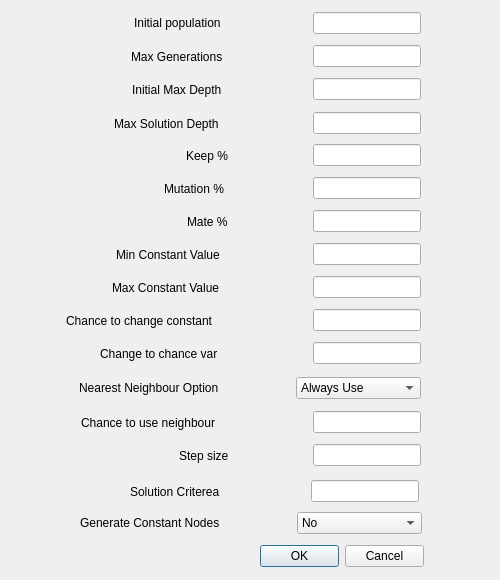
<?xml version="1.0" encoding="UTF-8"?>
<ui version="4.0">
 <class>ConfigDialog</class>
 <widget class="QDialog" name="ConfigDialog">
  <property name="geometry">
   <rect>
    <x>0</x>
    <y>0</y>
    <width>500</width>
    <height>580</height>
   </rect>
  </property>
  <property name="windowTitle">
   <string>Dialog</string>
  </property>
  <widget class="QDialogButtonBox" name="buttonBox">
   <property name="geometry">
    <rect>
     <x>260</x>
     <y>540</y>
     <width>164</width>
     <height>32</height>
    </rect>
   </property>
   <property name="orientation">
    <enum>Qt::Horizontal</enum>
   </property>
   <property name="standardButtons">
    <set>QDialogButtonBox::Cancel|QDialogButtonBox::Ok</set>
   </property>
  </widget>
  <widget class="QWidget" name="layoutWidget">
   <property name="geometry">
    <rect>
     <x>134</x>
     <y>12</y>
     <width>287</width>
     <height>23</height>
    </rect>
   </property>
   <layout class="QGridLayout" name="gridLayout_2">
    <item row="0" column="0">
     <widget class="QLabel" name="label">
      <property name="text">
       <string>Initial population</string>
      </property>
     </widget>
    </item>
    <item row="0" column="1">
     <spacer name="horizontalSpacer">
      <property name="orientation">
       <enum>Qt::Horizontal</enum>
      </property>
      <property name="sizeHint" stdset="0">
       <size>
        <width>40</width>
        <height>20</height>
       </size>
      </property>
     </spacer>
    </item>
    <item row="0" column="2">
     <widget class="QLineEdit" name="initialPopulationLineEdit"/>
    </item>
   </layout>
  </widget>
  <widget class="QWidget" name="layoutWidget">
   <property name="geometry">
    <rect>
     <x>131</x>
     <y>45</y>
     <width>290</width>
     <height>23</height>
    </rect>
   </property>
   <layout class="QHBoxLayout" name="horizontalLayout_2">
    <item>
     <widget class="QLabel" name="label_2">
      <property name="text">
       <string>Max Generations</string>
      </property>
     </widget>
    </item>
    <item>
     <spacer name="horizontalSpacer_2">
      <property name="orientation">
       <enum>Qt::Horizontal</enum>
      </property>
      <property name="sizeHint" stdset="0">
       <size>
        <width>40</width>
        <height>20</height>
       </size>
      </property>
     </spacer>
    </item>
    <item>
     <widget class="QLineEdit" name="maxGenLineEdit"/>
    </item>
   </layout>
  </widget>
  <widget class="QWidget" name="layoutWidget">
   <property name="geometry">
    <rect>
     <x>132</x>
     <y>78</y>
     <width>289</width>
     <height>23</height>
    </rect>
   </property>
   <layout class="QHBoxLayout" name="horizontalLayout_3">
    <item>
     <widget class="QLabel" name="label_3">
      <property name="text">
       <string>Initial Max Depth</string>
      </property>
     </widget>
    </item>
    <item>
     <spacer name="horizontalSpacer_3">
      <property name="orientation">
       <enum>Qt::Horizontal</enum>
      </property>
      <property name="sizeHint" stdset="0">
       <size>
        <width>40</width>
        <height>20</height>
       </size>
      </property>
     </spacer>
    </item>
    <item>
     <widget class="QLineEdit" name="initialDepthLineEdit"/>
    </item>
   </layout>
  </widget>
  <widget class="QWidget" name="layoutWidget">
   <property name="geometry">
    <rect>
     <x>114</x>
     <y>111</y>
     <width>307</width>
     <height>25</height>
    </rect>
   </property>
   <layout class="QHBoxLayout" name="horizontalLayout_5">
    <item>
     <widget class="QLabel" name="label_4">
      <property name="text">
       <string>Max Solution Depth</string>
      </property>
     </widget>
    </item>
    <item>
     <spacer name="horizontalSpacer_4">
      <property name="orientation">
       <enum>Qt::Horizontal</enum>
      </property>
      <property name="sizeHint" stdset="0">
       <size>
        <width>40</width>
        <height>20</height>
       </size>
      </property>
     </spacer>
    </item>
    <item>
     <widget class="QLineEdit" name="maxSolutionDepthLineEdit"/>
    </item>
   </layout>
  </widget>
  <widget class="QWidget" name="layoutWidget">
   <property name="geometry">
    <rect>
     <x>186</x>
     <y>144</y>
     <width>235</width>
     <height>23</height>
    </rect>
   </property>
   <layout class="QHBoxLayout" name="horizontalLayout_6">
    <item>
     <widget class="QLabel" name="label_5">
      <property name="text">
       <string>Keep %</string>
      </property>
     </widget>
    </item>
    <item>
     <spacer name="horizontalSpacer_5">
      <property name="orientation">
       <enum>Qt::Horizontal</enum>
      </property>
      <property name="sizeHint" stdset="0">
       <size>
        <width>40</width>
        <height>20</height>
       </size>
      </property>
     </spacer>
    </item>
    <item>
     <widget class="QLineEdit" name="keepPercentageLineEdit"/>
    </item>
   </layout>
  </widget>
  <widget class="QWidget" name="layoutWidget">
   <property name="geometry">
    <rect>
     <x>164</x>
     <y>177</y>
     <width>257</width>
     <height>23</height>
    </rect>
   </property>
   <layout class="QHBoxLayout" name="horizontalLayout_7">
    <item>
     <widget class="QLabel" name="label_6">
      <property name="text">
       <string>Mutation %</string>
      </property>
     </widget>
    </item>
    <item>
     <spacer name="horizontalSpacer_6">
      <property name="orientation">
       <enum>Qt::Horizontal</enum>
      </property>
      <property name="sizeHint" stdset="0">
       <size>
        <width>40</width>
        <height>20</height>
       </size>
      </property>
     </spacer>
    </item>
    <item>
     <widget class="QLineEdit" name="mutationPercentLineEdit"/>
    </item>
   </layout>
  </widget>
  <widget class="QWidget" name="layoutWidget">
   <property name="geometry">
    <rect>
     <x>187</x>
     <y>210</y>
     <width>234</width>
     <height>23</height>
    </rect>
   </property>
   <layout class="QHBoxLayout" name="horizontalLayout_8">
    <item>
     <widget class="QLabel" name="label_7">
      <property name="text">
       <string>Mate %</string>
      </property>
     </widget>
    </item>
    <item>
     <spacer name="horizontalSpacer_7">
      <property name="orientation">
       <enum>Qt::Horizontal</enum>
      </property>
      <property name="sizeHint" stdset="0">
       <size>
        <width>40</width>
        <height>20</height>
       </size>
      </property>
     </spacer>
    </item>
    <item>
     <widget class="QLineEdit" name="matePercentLineEdit"/>
    </item>
   </layout>
  </widget>
  <widget class="QWidget" name="layoutWidget">
   <property name="geometry">
    <rect>
     <x>116</x>
     <y>243</y>
     <width>305</width>
     <height>23</height>
    </rect>
   </property>
   <layout class="QHBoxLayout" name="horizontalLayout_9">
    <item>
     <widget class="QLabel" name="label_9">
      <property name="text">
       <string>Min Constant Value</string>
      </property>
     </widget>
    </item>
    <item>
     <spacer name="horizontalSpacer_8">
      <property name="orientation">
       <enum>Qt::Horizontal</enum>
      </property>
      <property name="sizeHint" stdset="0">
       <size>
        <width>40</width>
        <height>20</height>
       </size>
      </property>
     </spacer>
    </item>
    <item>
     <widget class="QLineEdit" name="minConstantValueLineEdit"/>
    </item>
   </layout>
  </widget>
  <widget class="QWidget" name="layoutWidget">
   <property name="geometry">
    <rect>
     <x>112</x>
     <y>276</y>
     <width>309</width>
     <height>23</height>
    </rect>
   </property>
   <layout class="QHBoxLayout" name="horizontalLayout_10">
    <item>
     <widget class="QLabel" name="label_10">
      <property name="text">
       <string>Max Constant Value</string>
      </property>
     </widget>
    </item>
    <item>
     <spacer name="horizontalSpacer_9">
      <property name="orientation">
       <enum>Qt::Horizontal</enum>
      </property>
      <property name="sizeHint" stdset="0">
       <size>
        <width>40</width>
        <height>20</height>
       </size>
      </property>
     </spacer>
    </item>
    <item>
     <widget class="QLineEdit" name="maxConstantValueLineEdit"/>
    </item>
   </layout>
  </widget>
  <widget class="QWidget" name="layoutWidget">
   <property name="geometry">
    <rect>
     <x>66</x>
     <y>309</y>
     <width>355</width>
     <height>23</height>
    </rect>
   </property>
   <layout class="QHBoxLayout" name="horizontalLayout_11">
    <item>
     <widget class="QLabel" name="label_11">
      <property name="text">
       <string>Chance to change constant</string>
      </property>
     </widget>
    </item>
    <item>
     <spacer name="horizontalSpacer_10">
      <property name="orientation">
       <enum>Qt::Horizontal</enum>
      </property>
      <property name="sizeHint" stdset="0">
       <size>
        <width>40</width>
        <height>20</height>
       </size>
      </property>
     </spacer>
    </item>
    <item>
     <widget class="QLineEdit" name="chanceToChangeConstantLineEdit"/>
    </item>
   </layout>
  </widget>
  <widget class="QWidget" name="layoutWidget">
   <property name="geometry">
    <rect>
     <x>100</x>
     <y>342</y>
     <width>321</width>
     <height>23</height>
    </rect>
   </property>
   <layout class="QHBoxLayout" name="horizontalLayout_12">
    <item>
     <widget class="QLabel" name="label_12">
      <property name="text">
       <string>Change to chance var</string>
      </property>
     </widget>
    </item>
    <item>
     <spacer name="horizontalSpacer_11">
      <property name="orientation">
       <enum>Qt::Horizontal</enum>
      </property>
      <property name="sizeHint" stdset="0">
       <size>
        <width>40</width>
        <height>20</height>
       </size>
      </property>
     </spacer>
    </item>
    <item>
     <widget class="QLineEdit" name="chanceToChangeVarLineEdit"/>
    </item>
   </layout>
  </widget>
  <widget class="QWidget" name="layoutWidget">
   <property name="geometry">
    <rect>
     <x>79</x>
     <y>375</y>
     <width>342</width>
     <height>26</height>
    </rect>
   </property>
   <layout class="QHBoxLayout" name="horizontalLayout_13">
    <item>
     <widget class="QLabel" name="label_13">
      <property name="text">
       <string>Nearest Neighbour Option</string>
      </property>
     </widget>
    </item>
    <item>
     <spacer name="horizontalSpacer_12">
      <property name="orientation">
       <enum>Qt::Horizontal</enum>
      </property>
      <property name="sizeHint" stdset="0">
       <size>
        <width>40</width>
        <height>20</height>
       </size>
      </property>
     </spacer>
    </item>
    <item>
     <widget class="QComboBox" name="nearestNeighbourOptionCombo">
      <property name="minimumSize">
       <size>
        <width>125</width>
        <height>0</height>
       </size>
      </property>
      <item>
       <property name="text">
        <string>Always Use</string>
       </property>
      </item>
      <item>
       <property name="text">
        <string>Never Use</string>
       </property>
      </item>
      <item>
       <property name="text">
        <string>Random</string>
       </property>
      </item>
     </widget>
    </item>
   </layout>
  </widget>
  <widget class="QWidget" name="layoutWidget">
   <property name="geometry">
    <rect>
     <x>81</x>
     <y>411</y>
     <width>340</width>
     <height>23</height>
    </rect>
   </property>
   <layout class="QHBoxLayout" name="horizontalLayout_14">
    <item>
     <widget class="QLabel" name="label_14">
      <property name="text">
       <string>Chance to use neighbour</string>
      </property>
     </widget>
    </item>
    <item>
     <spacer name="horizontalSpacer_13">
      <property name="orientation">
       <enum>Qt::Horizontal</enum>
      </property>
      <property name="sizeHint" stdset="0">
       <size>
        <width>40</width>
        <height>20</height>
       </size>
      </property>
     </spacer>
    </item>
    <item>
     <widget class="QLineEdit" name="chanceToUseNearestNeighbourLineEdit"/>
    </item>
   </layout>
  </widget>
  <widget class="QWidget" name="layoutWidget">
   <property name="geometry">
    <rect>
     <x>179</x>
     <y>444</y>
     <width>242</width>
     <height>23</height>
    </rect>
   </property>
   <layout class="QHBoxLayout" name="horizontalLayout_15">
    <item>
     <widget class="QLabel" name="label_15">
      <property name="text">
       <string>Step size</string>
      </property>
     </widget>
    </item>
    <item>
     <spacer name="horizontalSpacer_14">
      <property name="orientation">
       <enum>Qt::Horizontal</enum>
      </property>
      <property name="sizeHint" stdset="0">
       <size>
        <width>40</width>
        <height>20</height>
       </size>
      </property>
     </spacer>
    </item>
    <item>
     <widget class="QLineEdit" name="stepSizeLineEdit"/>
    </item>
   </layout>
  </widget>
  <widget class="QWidget" name="layoutWidget_2">
   <property name="geometry">
    <rect>
     <x>130</x>
     <y>480</y>
     <width>289</width>
     <height>23</height>
    </rect>
   </property>
   <layout class="QHBoxLayout" name="horizontalLayout_17">
    <item>
     <widget class="QLabel" name="label_17">
      <property name="text">
       <string>Solution Criterea</string>
      </property>
     </widget>
    </item>
    <item>
     <spacer name="horizontalSpacer_17">
      <property name="orientation">
       <enum>Qt::Horizontal</enum>
      </property>
      <property name="sizeHint" stdset="0">
       <size>
        <width>40</width>
        <height>20</height>
       </size>
      </property>
     </spacer>
    </item>
    <item>
     <widget class="QLineEdit" name="solutionCritereaLineEdit"/>
    </item>
   </layout>
  </widget>
  <widget class="QWidget" name="layoutWidget_3">
   <property name="geometry">
    <rect>
     <x>80</x>
     <y>510</y>
     <width>342</width>
     <height>26</height>
    </rect>
   </property>
   <layout class="QHBoxLayout" name="horizontalLayout_18">
    <item>
     <widget class="QLabel" name="label_18">
      <property name="text">
       <string>Generate Constant Nodes</string>
      </property>
     </widget>
    </item>
    <item>
     <spacer name="horizontalSpacer_18">
      <property name="orientation">
       <enum>Qt::Horizontal</enum>
      </property>
      <property name="sizeHint" stdset="0">
       <size>
        <width>40</width>
        <height>20</height>
       </size>
      </property>
     </spacer>
    </item>
    <item>
     <widget class="QComboBox" name="constantNodeCombo">
      <property name="minimumSize">
       <size>
        <width>125</width>
        <height>0</height>
       </size>
      </property>
      <item>
       <property name="text">
        <string>No</string>
       </property>
      </item>
      <item>
       <property name="text">
        <string>Yes</string>
       </property>
      </item>
     </widget>
    </item>
   </layout>
  </widget>
 </widget>
 <resources/>
 <connections>
  <connection>
   <sender>buttonBox</sender>
   <signal>accepted()</signal>
   <receiver>ConfigDialog</receiver>
   <slot>accept()</slot>
   <hints>
    <hint type="sourcelabel">
     <x>248</x>
     <y>254</y>
    </hint>
    <hint type="destinationlabel">
     <x>157</x>
     <y>274</y>
    </hint>
   </hints>
  </connection>
  <connection>
   <sender>buttonBox</sender>
   <signal>rejected()</signal>
   <receiver>ConfigDialog</receiver>
   <slot>reject()</slot>
   <hints>
    <hint type="sourcelabel">
     <x>316</x>
     <y>260</y>
    </hint>
    <hint type="destinationlabel">
     <x>286</x>
     <y>274</y>
    </hint>
   </hints>
  </connection>
 </connections>
</ui>
